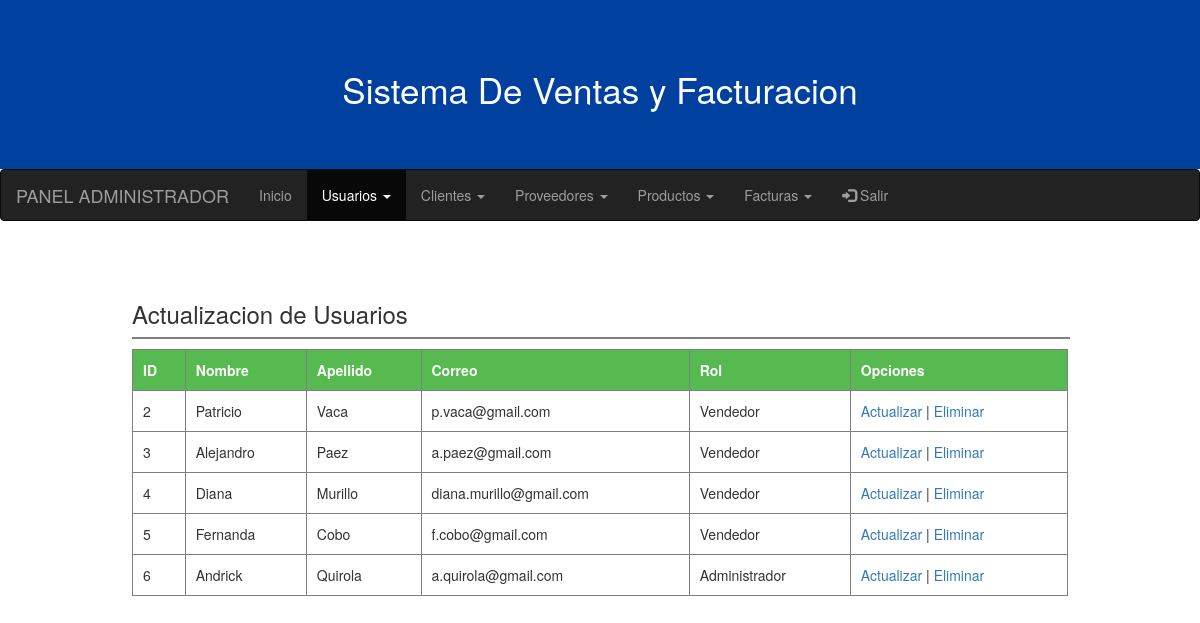
Screenshot of /Sistema/InicioAdmin/lista-usuarios.php with the database file from the repository.
### tables this page shows
CREATE TABLE `usuarios` (
  `id_usuario` int(11) NOT NULL AUTO_INCREMENT,
  `nombre` varchar(50) NOT NULL,
  `apellido` varchar(50) NOT NULL,
  `username` varchar(50) NOT NULL,
  `password` varchar(50) NOT NULL,
  `id_rol` int(11) NOT NULL,
  `correo` varchar(50) NOT NULL,
  PRIMARY KEY (`id_usuario`),
  KEY `usuarios_fk` (`id_rol`),
  CONSTRAINT `usuarios_fk` FOREIGN KEY (`id_rol`) REFERENCES `rol` (`id_rol`)
);

CREATE TABLE `rol` (
  `id_rol` int(11) NOT NULL AUTO_INCREMENT,
  `rol` varchar(50) NOT NULL,
  PRIMARY KEY (`id_rol`)
);

### Sistema/InicioAdmin/lista-usuarios.php (the view, shortened to what this page needs)
<!DOCTYPE html>
<html lang="es">
<head>
  <link rel="stylesheet" href="https://maxcdn.bootstrapcdn.com/bootstrap/3.4.1/css/bootstrap.min.css">
    <link rel="stylesheet" href="../css/usuarios.css">
</head>
<body>
  <div class="ban">
    <h3 class="s-t">Sistema De Ventas y Facturacion</h3>
  </div>
  <nav class="navbar navbar-inverse">
    <div class="container-fluid">
      <div class="navbar-header">
        <a class="navbar-brand" href="#">PANEL ADMINISTRADOR</a>
      </div>
      <ul class="nav navbar-nav">
        <ul class="nav navbar-nav">
          <li class=""><a href="index.php">Inicio</a></li>
          <li class="dropdown active">
          <a class="dropdown-toggle" data-toggle="dropdown" href="#">Usuarios
          <span class="caret"></span></a>
          </li>
          <li class="dropdown">
          <a class="dropdown-toggle" data-toggle="dropdown" href="#">Clientes
          <span class="caret"></span></a>
          </li>
          <li class="dropdown">
          <a class="dropdown-toggle" data-toggle="dropdown" href="#">Proveedores
          <span class="caret"></span></a>
          </li>
          <li class="dropdown">
          <a class="dropdown-toggle" data-toggle="dropdown" href="#">Productos
          <span class="caret"></span></a>
          </li>
          <li class="dropdown">
          <a class="dropdown-toggle" data-toggle="dropdown" href="#">Facturas
          <span class="caret"></span></a>
          </li>
        </ul>
      <ul class="nav navbar-nav navbar-right">
        <li><a href="../php/salir.php"><span class="glyphicon glyphicon-log-in"></span>    Salir</a></li>
      </ul>
    </div>
  </nav>
  <section id="container">
    <div class="lista-f">
      <h3>Actualizacion de Usuarios</h3>
      <hr>
      <table>
        <tr>
          <th>ID</th>
          <th>Nombre</th>
          <th>Apellido</th>
          <th>Correo</th>
          <th>Rol</th>
          <th>Opciones</th>
        </tr>
        <?php
            $conexion = mysqli_connect("localhost", "root", "", "Tienda");
            $query = mysqli_query($conexion, "SELECT u.id_usuario, u.nombre, u.apellido, u.correo, u.username,
                                             r.rol FROM usuarios u INNER JOIN rol r ON u.id_rol = r.id_rol");
            $result = mysqli_num_rows($query);
            if($result > 0)
            {
              while ($data = mysqli_fetch_array($query))
              {
            ?>
              <tr>
                <td><?php echo $data['id_usuario']; ?></td>
                <td><?php echo $data['nombre']; ?></td>
                <td><?php echo $data['apellido']; ?></td>
                <td><?php echo $data['correo']; ?></td>
                <td><?php echo $data['rol']; ?></td>
                <td>
                  <a href="actualizar-usuario.php?id=<?php echo $data['id_usuario']; ?>">Actualizar</a> |
                  <a href="eliminar-usuario.php?id=<?php echo $data['id_usuario']; ?>">Eliminar</a>
                </td>
              </tr>
              <?php
                }
              }
              ?>
      </table>
    </div>
  </section>
</body>
</html>

### Sistema/css/usuarios.css (style rules this page uses)
#container { padding: 90px 15px 15px; margin-top: -50px; }
.lista-f { width: 80%; margin: auto; }
hr { border: 1px solid gray; width: 100%; display: block; margin: 10px 0; }
table { border-collapse: collapse; width: 100%; border: 1px solid gray; }
table th { text-align: left; padding: 10px; background-color: #56ba50; color: white; border: 1px solid gray; }
table td { padding: 10px; border: 1px solid gray; }
.ban { text-align: center; color: white; background-color: #0041a0; padding: 50px; }
.s-t { font-size: 35px; }

### rows the page displays
usuarios: id_usuario "2", nombre "Patricio", apellido "Vaca", correo "p.vaca@gmail.com", id_rol.rol "Vendedor"
usuarios: id_usuario "3", nombre "Alejandro", apellido "Paez", correo "a.paez@gmail.com", id_rol.rol "Vendedor"
usuarios: id_usuario "4", nombre "Diana", apellido "Murillo", correo "diana.murillo@gmail.com", id_rol.rol "Vendedor"
usuarios: id_usuario "5", nombre "Fernanda", apellido "Cobo", correo "f.cobo@gmail.com", id_rol.rol "Vendedor"
usuarios: id_usuario "6", nombre "Andrick", apellido "Quirola", correo "a.quirola@gmail.com", id_rol.rol "Administrador"
